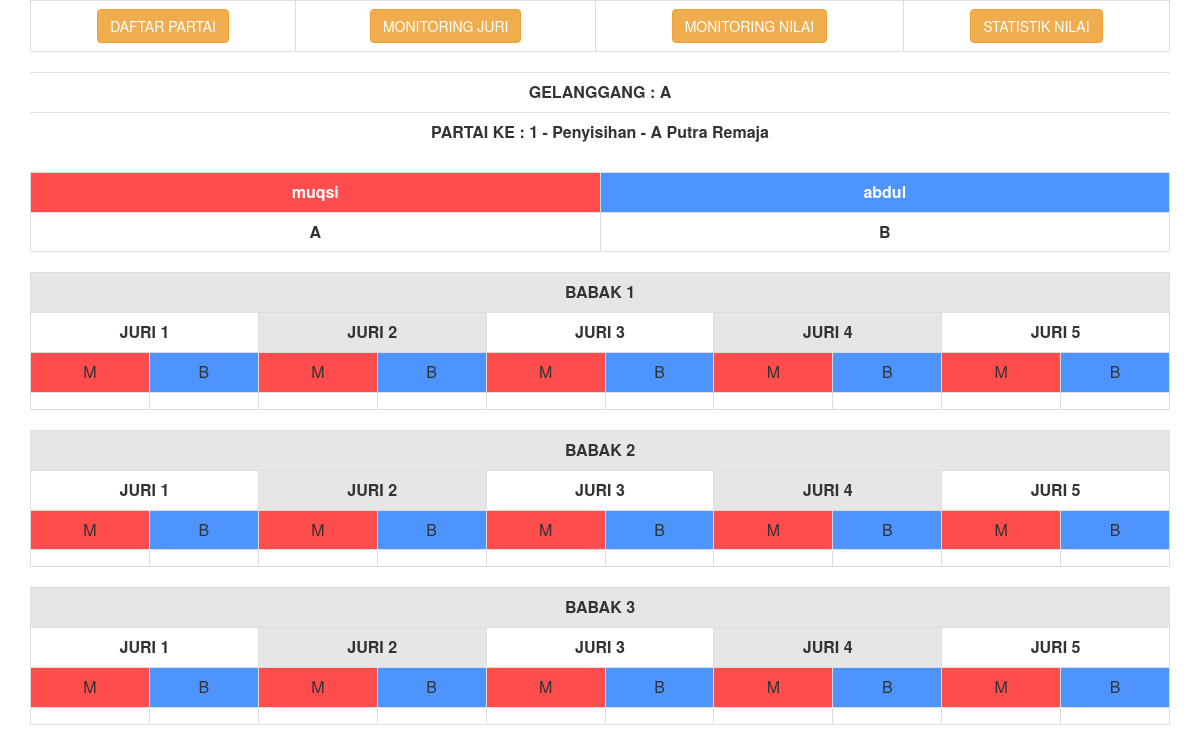
Screenshot of /nilai/monitor_nilai.php?id_partai=1 with the database file from the repository.
### tables this page shows
CREATE TABLE `jadwal_tanding` (
  `id_partai` int(11) NOT NULL,
  `tgl` date NOT NULL,
  `kelas` varchar(55) NOT NULL,
  `gelanggang` varchar(2) NOT NULL,
  `partai` varchar(4) NOT NULL,
  `nm_merah` varchar(55) NOT NULL,
  `kontingen_merah` varchar(55) NOT NULL,
  `nm_biru` varchar(55) NOT NULL,
  `kontingen_biru` varchar(55) NOT NULL,
  `status` varchar(55) NOT NULL DEFAULT '-',
  `pemenang` varchar(150) NOT NULL DEFAULT '-',
  `babak` varchar(55) DEFAULT NULL,
  `medali` varchar(2) NOT NULL DEFAULT '0',
  `aktif` varchar(2) NOT NULL DEFAULT '0'
);

### nilai/monitor_nilai.php (the view, shortened to what this page needs)
<?php
	include "../backend/includes/connection.php";
	$id_partai = (int) $_GET['id_partai'];
	$sqljadwal = "SELECT * FROM jadwal_tanding
					WHERE id_partai='$id_partai'";
	$jadwal_tanding = mysqli_query($koneksi,$sqljadwal);
	$jadwal = mysqli_fetch_array($jadwal_tanding);
?>
<html>
<head>
  <link rel="stylesheet" href="css/bootstrap.min.css">
</head>
<body>
<div class="container">
	<div class="table-responsive">
		<table class="table table-bordered">
			<tr class="text-center">
				<td><a href="index.php" class="btn btn-warning" role="button">DAFTAR PARTAI</a></td>
				<td><a href="monitor_nilai.php?id_partai=<?php echo $jadwal['id_partai']; ?>" class="btn btn-warning" role="button">MONITORING JURI</a></td>
				<td><a href="view_tanding_kp.php?id_partai=<?php echo $jadwal['id_partai']; ?>" class="btn btn-warning" role="button">MONITORING NILAI</a></td>
				<td><a href="view_stats.php?id_partai=<?php echo $jadwal['id_partai']; ?>" class="btn btn-warning" role="button">STATISTIK NILAI</a></td>
			</tr>
		</table>
	</div>
	<div class="table-responsive">
		<table class="table">
			<tr class="text-center" style="font-weight: bold;">
				<td colspan="10">GELANGGANG : <?php echo $jadwal['gelanggang']; ?></td>
			</tr>
			<tr class="text-center" style="font-weight: bold;">
				<td colspan="10">
					PARTAI KE : <?php echo $jadwal['partai']; ?> -
					<?php echo $jadwal['babak']; ?> -
					<?php echo $jadwal['kelas']; ?>
				</td>
			</tr>
		</table>
		<table class="table table-bordered">
			<tr class="text-center" style="font-weight: bold; color: white;">
				<td colspan="5" bgcolor="#ff4d4d" width="50%"><?php echo $jadwal['nm_merah']; ?></td>
				<td colspan="5" bgcolor="#4d94ff" width="50%"><?php echo $jadwal['nm_biru']; ?></td>
			</tr>
			<tr class="text-center" style="font-weight: bold;">
				<td colspan="5" width="50%"><?php echo $jadwal['kontingen_merah']; ?></td>
				<td colspan="5" width="50%"><?php echo $jadwal['kontingen_biru']; ?></td>
			</tr>
		</table>
		<div id="content_babak">
			<table class="table table-bordered">
				<tr class="text-center" style="font-weight: bold;" bgcolor="#e6e6e6">
					<td colspan="10">BABAK 1</td>
				</tr>
				<tr class="text-center" style="font-weight: bold;">
					<td colspan="2">JURI 1</td>
					<td colspan="2" bgcolor="#e6e6e6">JURI 2</td>
					<td colspan="2">JURI 3</td>
					<td colspan="2" bgcolor="#e6e6e6">JURI 4</td>
					<td colspan="2">JURI 5</td>
				</tr>
				<tr class="text-center">
					<td bgcolor="#ff4d4d">M</td>
					<td bgcolor="#4d94ff">B</td>
					<td bgcolor="#ff4d4d">M</td>
					<td bgcolor="#4d94ff">B</td>
					<td bgcolor="#ff4d4d">M</td>
					<td bgcolor="#4d94ff">B</td>
					<td bgcolor="#ff4d4d">M</td>
					<td bgcolor="#4d94ff">B</td>
					<td bgcolor="#ff4d4d">M</td>
					<td bgcolor="#4d94ff">B</td>
				</tr>
				<tr class="text-center">
					<td>
					</td>
					<td>
					</td>
					<td>
					</td>
					<td>
					</td>
					<td>
					</td>
					<td>
					</td>
					<td>
					</td>
					<td>
					</td>
					<td>
					</td>
					<td>
					</td>
				</tr>
			</table>
			<table class="table table-bordered">
				<tr class="text-center" style="font-weight: bold;" bgcolor="#FFFF00">
					<td colspan="10" bgcolor="#e6e6e6">BABAK 2</td>
				</tr>
				<tr class="text-center" style="font-weight: bold;">
					<td colspan="2">JURI 1</td>
					<td colspan="2" bgcolor="#e6e6e6">JURI 2</td>
					<td colspan="2">JURI 3</td>
					<td colspan="2" bgcolor="#e6e6e6">JURI 4</td>
					<td colspan="2">JURI 5</td>
				</tr>
				<tr class="text-center">
					<td bgcolor="#ff4d4d">M</td>
					<td bgcolor="#4d94ff">B</td>
					<td bgcolor="#ff4d4d">M</td>
					<td bgcolor="#4d94ff">B</td>
					<td bgcolor="#ff4d4d">M</td>
					<td bgcolor="#4d94ff">B</td>
					<td bgcolor="#ff4d4d">M</td>
					<td bgcolor="#4d94ff">B</td>
					<td bgcolor="#ff4d4d">M</td>
					<td bgcolor="#4d94ff">B</td>
				</tr>
				<tr class="text-center">
					<td>
					</td>
					<td>
					</td>
					<td>
					</td>
					<td>
					</td>
					<td>
					</td>
					<td>
					</td>
					<td>
					</td>
					<td>
					</td>
					<td>
					</td>
					<td>
					</td>
				</tr>
			</table>
			<table class="table table-bordered">
				<tr class="text-center" style="font-weight: bold;" bgcolor="#e6e6e6">
					<td colspan="10"> BABAK 3</td>
				</tr>
				<tr class="text-center" style="font-weight: bold;">
					<td colspan="2">JURI 1</td>
					<td colspan="2" bgcolor="#e6e6e6">JURI 2</td>
					<td colspan="2">JURI 3</td>
					<td colspan="2" bgcolor="#e6e6e6">JURI 4</td>
					<td colspan="2">JURI 5</td>
				</tr>
				<tr class="text-center">
					<td bgcolor="#ff4d4d">M</td>
					<td bgcolor="#4d94ff">B</td>
					<td bgcolor="#ff4d4d">M</td>
					<td bgcolor="#4d94ff">B</td>
					<td bgcolor="#ff4d4d">M</td>
					<td bgcolor="#4d94ff">B</td>
					<td bgcolor="#ff4d4d">M</td>
					<td bgcolor="#4d94ff">B</td>
					<td bgcolor="#ff4d4d">M</td>
					<td bgcolor="#4d94ff">B</td>
				</tr>
				<tr class="text-center">
					<td>
					</td>
					<td>
					</td>
					<td>
					</td>
					<td>
					</td>
					<td>
					</td>
					<td>
					</td>
					<td>
					</td>
					<td>
					</td>
					<td>
					</td>
					<td>
					</td>
				</tr>
			</table>
		</div>
	</div>
</div>
</body>
</html>

### rows the page displays
jadwal_tanding: gelanggang "A", partai "1", babak "Penyisihan", kelas "A Putra Remaja", nm_merah "muqsi", nm_biru "abdul", kontingen_merah "A", kontingen_biru "B"
